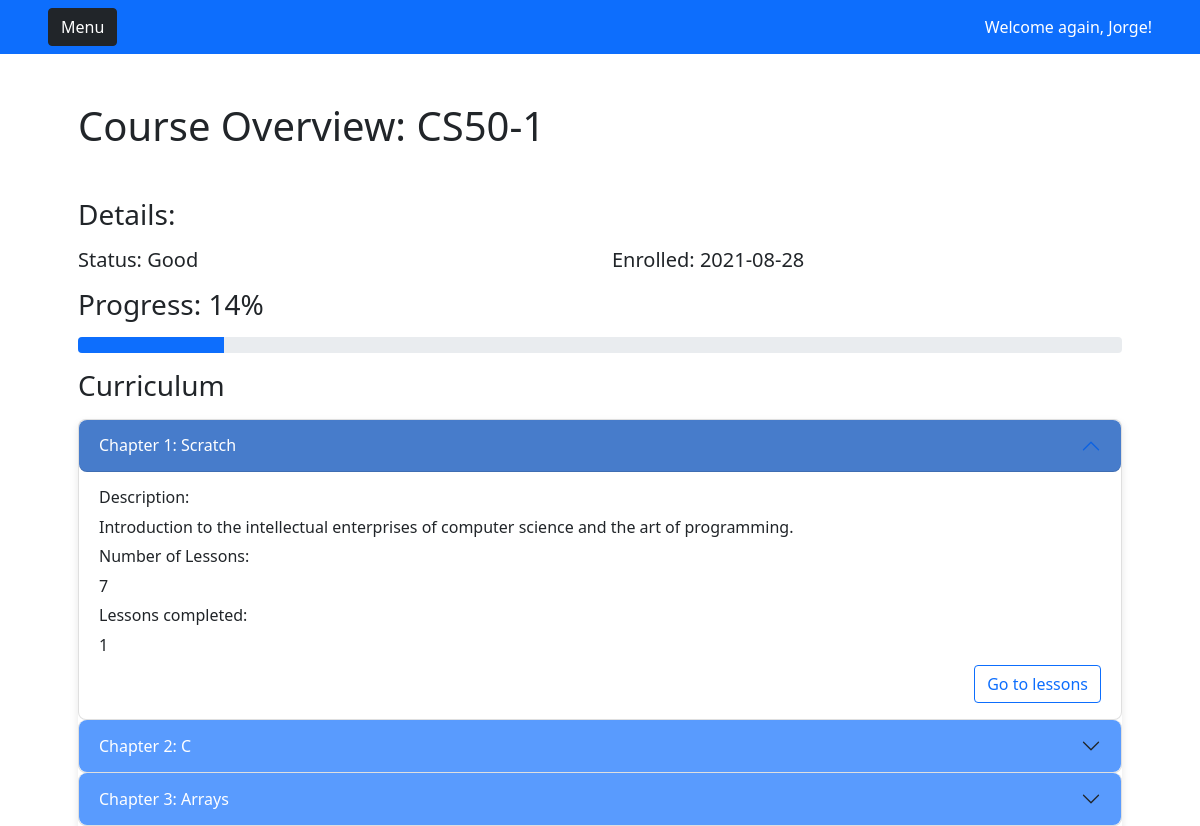
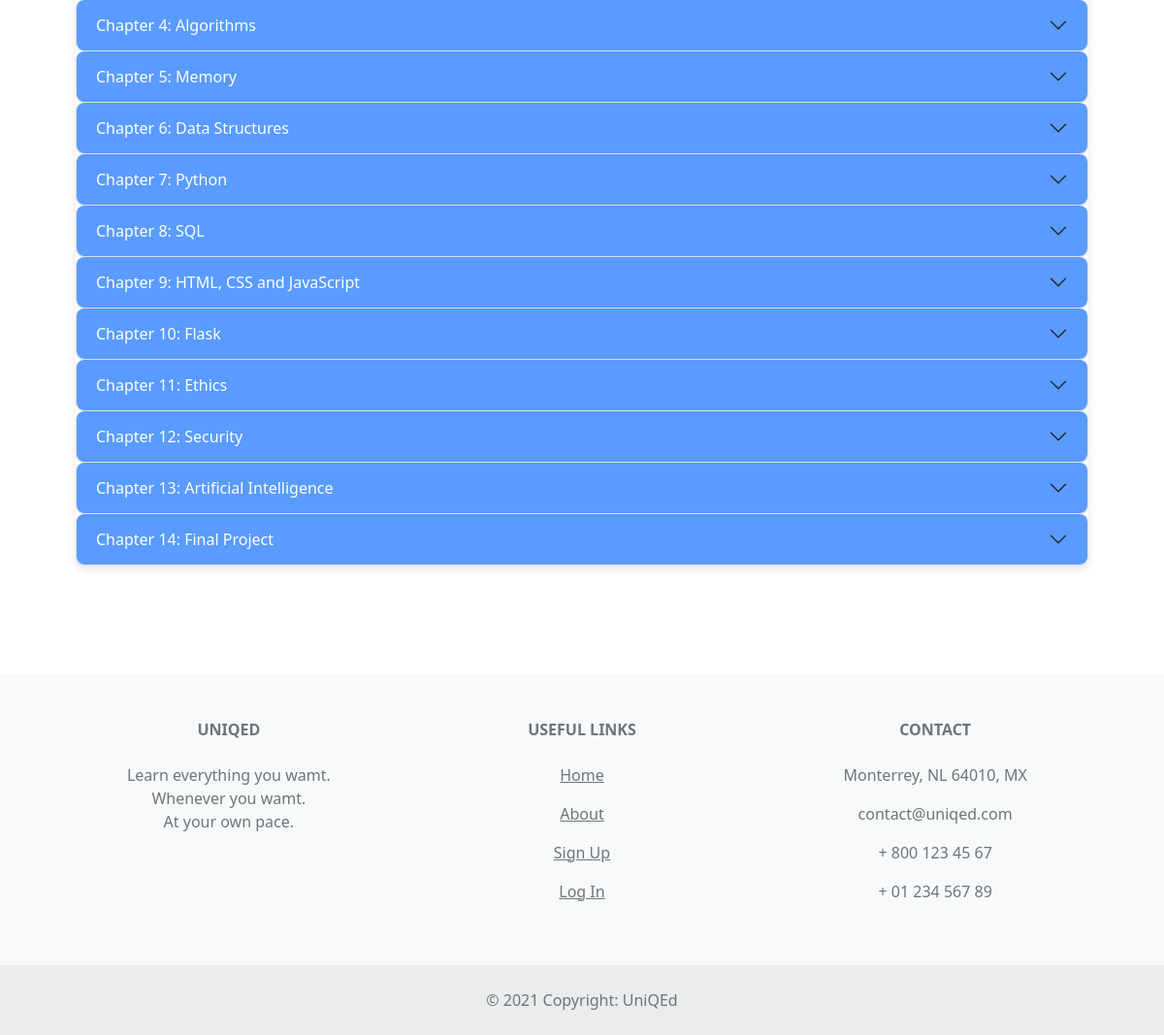
/course/CS50-1 (signed in), run on the app's committed database (2 pictures, top to bottom).
### tables this page shows
CREATE TABLE 'enrrollments' ('enrollment_id' integer PRIMARY KEY NOT NULL, 'student_id' integer NOT NULL, 'course_id' text NOT NULL, 'enrolled' datetime NOT NULL DEFAULT CURRENT_DATE, 'status' text NOT NULL DEFAULT 'Good', 'progress' integer NOT NULL DEFAULT 0 , 'last_seen'  datetime NOT NULL DEFAULT CURRENT_DATE  );

CREATE TABLE 'chapters' ('course_id' text NOT NULL, 'chapter_id' integer NOT NULL, 'title'  text NOT NULL  , 'description' text);

### application.py (the view, shortened to what this page needs)
@app.route("/course/<cid>")
@login_required
def course(cid):
    if session['role'] == 'student':
        enrollments = db.execute("SELECT * FROM enrrollments WHERE student_id = ? AND course_id = ?", session['user_id'], cid)
        enrollment = enrollments[0]
        chapters = db.execute('SELECT * FROM chapters WHERE course_id = ?', cid)
        for chapter in chapters:
            completed = db.execute("SELECT COUNT(*) AS completed FROM progress WHERE chapter_id = ? AND student_id = ? AND status = 'Completed'", chapter['chapter_id'], session['user_id'])
            chapter['completed'] = completed[0]['completed']
            chapter['lessons'] = db.execute('SELECT * FROM lessons WHERE chapter_id = ? ORDER BY lesson_id ASC', chapter['chapter_id'])
        return render_template_logged_in('courseOverviewStudent.html', enrollment=enrollment, chapters=chapters)

### application.py (called while the page is built)
def render_template_logged_in(template, **args):
    if session['role'] == 'student':
        courses = db.execute('SELECT c.*, t.fname, t.lname FROM courses c INNER JOIN users t ON c.teacher_id=t.id WHERE c.id IN (SELECT course_id FROM enrrollments WHERE student_id=?) ', session['user_id'])
    elif session['role'] == 'teacher':
        courses = db.execute('SELECT * FROM courses WHERE teacher_id=? ORDER BY id', session['user_id'])
    return render_template(template, **args, session=session, courses=courses)

### helpers.py (called while the page is built)
def login_required(f):
    @wraps(f)
    def decorated_function(*args, **kwargs):
        if session.get("user_id") is None:
            return redirect("/login")
        return f(*args, **kwargs)
    return decorated_function

### templates/courseOverviewStudent.html (shortened to what this page needs)
{% extends "layoutHome.html" %}
{% block main %}
        <h2 class="display-6 mb-5">Course Overview: {{ enrollment['course_id'] }}</h1>
        <h3 class="mb-3">Details:</h3>
        <div class='row'>
            <div class='col-sm-6'>
                <h5 class="mb-3">Status: {{ enrollment['status']}}</h5>
            </div>
            <div class='col-sm-6'>
                <h5 class="mb-3">Enrolled: {{ enrollment['enrolled']}}</h5>
            </div>
            <div class='col-12'>
                <h3 class="mb-3">Progress: {{ enrollment['progress']}}%</h3>
                <div class="progress mb-3">
                  <div class="progress-bar" role="progressbar" style="width: {{ enrollment['progress']  }}%;" aria-valuenow="25" aria-valuemin="0" aria-valuemax="100"></div>
                </div>
            </div>
        </div>
        <h3 class="h3 mb-3">Curriculum</h3>
        <div class='row mb-5'>
            <div class='col-12'>
                    {% if chapters|length > 0 %}
                      <div class="accordion mb-3" id="chapters">
                        {% for chapter in chapters %}
                          <div class="accordion-item">
                            <h2 class="accordion-header" id="heading{{ chapter['chapter_id'] }}">
                              <button class="accordion-button collapsed" type="button" data-bs-toggle="collapse" data-bs-target="#collapse{{ chapter['chapter_id'] }}" aria-expanded="dalse" aria-controls="collapse{{ chapter['chapter_id'] }}">
                                Chapter {{ chapter['chapter_id'] }}: {{ chapter['title'] }}
                              </button>
                            </h2>
                            <div id="collapse{{ chapter['chapter_id'] }}" class="accordion-collapse collapse" aria-labelledby="heading{{ chapter['chapter_id'] }}" data-bs-parent="#chapters">
                              <div class="accordion-body">
                                <h6 class="h6 mb-2">Description:</h6>
                                {% if chapter['description'] != None %}
                                  <p class="mb-2">{{ chapter['description'] }}</p>
                                {% else %}
                                  <p class="mb-2">Chapter has no description yet.</p>
                                {% endif %}
                                  <h6 class="h6 mb-2">Number of Lessons:</h6>
                                  <p class="mb-2">{{ chapter['lessons']|length }}</p>
                                {% if chapter['lessons']|length > 0 %}
                                  <h6 class="h6 mb-2">Lessons completed:</h6>
                                  <p class="mb-2">{{ chapter['completed'] }}</p>
                                <div class="row">
                                  <div class="col-12 d-flex justify-content-end">
                                    <form action="/course/{{enrollment['course_id']}}/chapter/{{ chapter['chapter_id'] }}" method='GET'>
                                      <button type="submit" class="btn btn-outline-primary">Go to lessons</button>
                                    </form>
                                  </div>
                                </div>
                                {% endif %}
                              </div>
                            </div>
                          </div>
                         {% endfor %}
                      </div>
                    {% else %}
                        <div class="col-xs-12">
                          <h6 class="mb-3">There are not registered chapters yet </h1>
                        </div>
                    {% endif %}
            </div>
        </div>
{% endblock %}

### static/styles.css (style rules this page uses)
.accordion { border-radius: 0.5rem !important; box-shadow: 0 0.25rem 0.5rem 0 rgba(0, 0, 0, 0.1); }
.accordion-button, .accordion-header, .accordion-item { border-radius: 0.5rem !important; }
.accordion-button { color: white !important; background-color: rgba(71,124,203, 1) !important; }
.accordion-button::after { color: white !important; }
.collapsed { background-color: rgba(89,155,254, 1) !important; }

### data on the page
enrrollments: course_id "CS50-1", status "Good", enrolled "2021-08-28", progress "14"
chapters: chapter_id "1", title "Scratch", description "Introduction to the intellectual enterprises of computer science and the art of programming.", lessons|length "7", completed "1"
chapters: chapter_id "2", title "C"
chapters: chapter_id "3", title "Arrays"
chapters: chapter_id "4", title "Algorithms"
chapters: chapter_id "5", title "Memory"
chapters: chapter_id "6", title "Data Structures"
chapters: chapter_id "7", title "Python"
chapters: chapter_id "8", title "SQL"
chapters: chapter_id "9", title "HTML, CSS and JavaScript"
chapters: chapter_id "10", title "Flask"
chapters: chapter_id "11", title "Ethics"
chapters: chapter_id "12", title "Security"
chapters: chapter_id "13", title "Artificial Intelligence"
chapters: chapter_id "14", title "Final Project"

### other printed values
{{ session['fname'] }} "Jorge"
